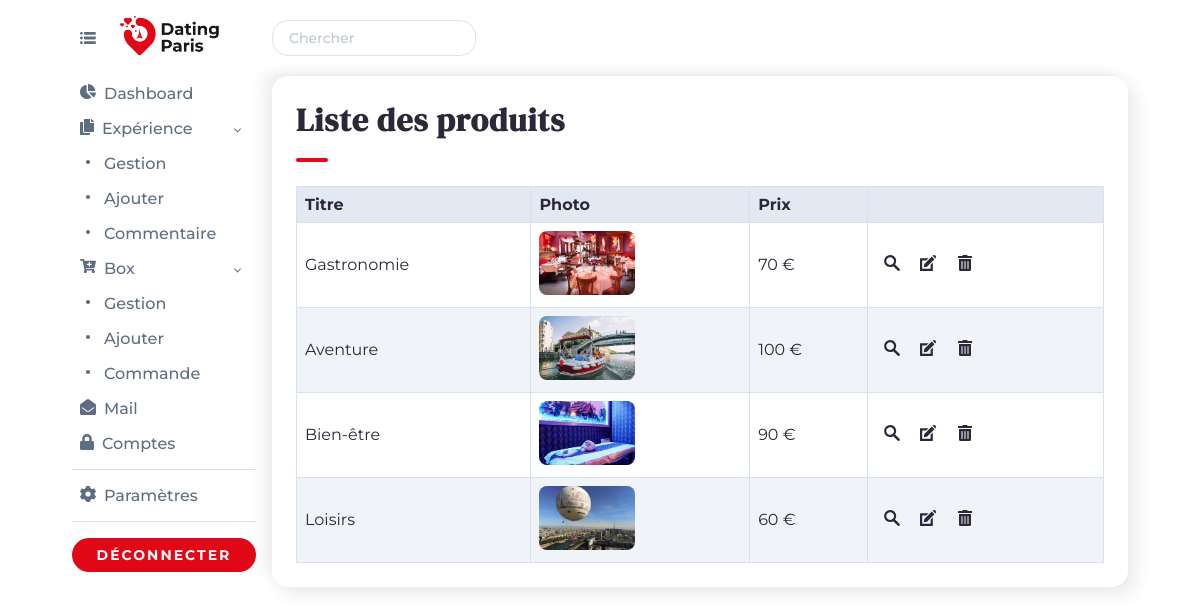
The app's page /admin/gestion-box (signed in), older data.
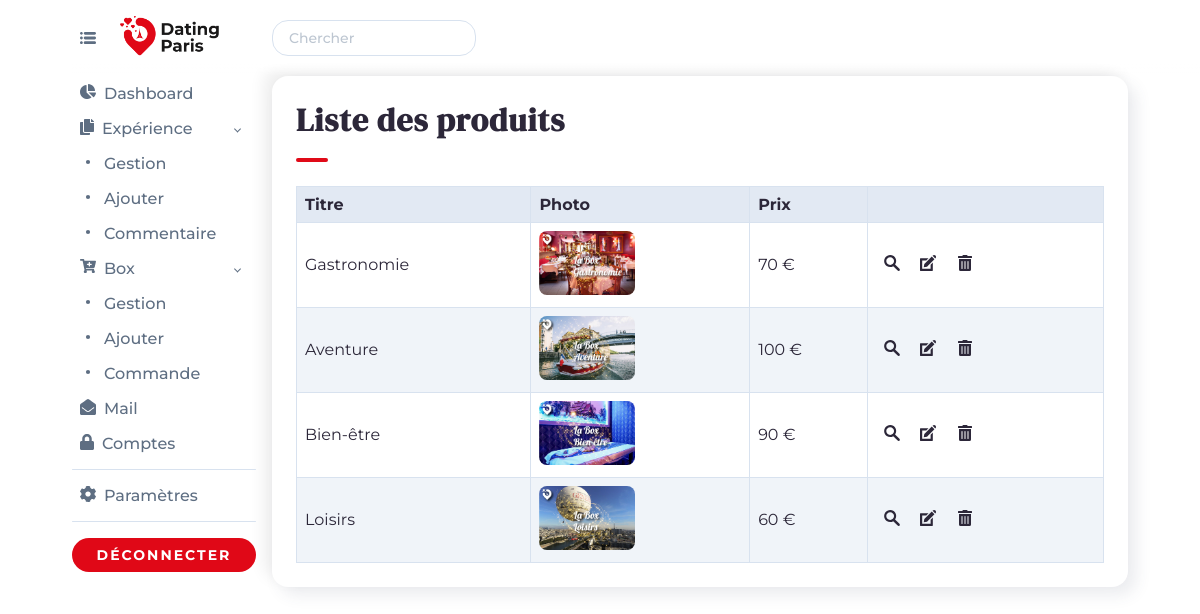
The same page, newer data.
### tables this page shows
CREATE TABLE `produit` (
  `id_produit` int(11) NOT NULL,
  `titre` varchar(255) NOT NULL,
  `description` text NOT NULL,
  `photo` varchar(255) NOT NULL,
  `prix` float NOT NULL,
  `stock` int(11) NOT NULL
);

### admin/gestion-box.php (the view, shortened to what this page needs)
<?php
require_once("../include/init.php");
$pdo_statement = $pdo_object->prepare("SELECT * FROM produit");
$pdo_statement->execute();
require_once("../include/header-admin.php");
?>
                <div class="block_admin_davy">
                    <h1 class="h1_moyen_davy">Liste des produits</h1>
                    <hr class="anime_scroll_davy">
                    <div class="table_responsive_davy">
                        <table>
                            <thead>
                                <tr>
                                    <th>Titre</th>
                                    <th>Photo</th>
                                    <th>Prix</th>
                                    <th></th>
                                </tr>
                            </thead>
                            <tbody>
                                <?php if ($pdo_statement->rowCount() > 0) : ?>
                                <?php while ($produit_array = $pdo_statement->fetch(PDO::FETCH_ASSOC)) : ?>
                                <tr>
                                    <td><?= $produit_array['titre'] ?></td>
                                    <td><img src="<?= URL ?>/images/<?= $produit_array['photo'] ?>" class="image_admin_davy" alt="<?= $produit_array['photo'] ?>"></td>
                                    <td><?= $produit_array['prix'] ?> €</td>
                                    <td>
                                        <a href="<?= URL ?>/box=<?= $produit_array['id_produit'] ?>" title="Voir">
                                        </a>
                                        <a href="<?= URL ?>/admin/modifier-box?id=<?= $produit_array['id_produit'] ?>" title="Modifier">
                                        </a>
                                        <a href="<?= URL ?>/admin/gestion-box?supprimer=<?= $produit_array['id_produit'] ?>" onclick="return(confirm('Souhaitez-vous supprimer ?'))" title="Supprimer">
                                        </a>
                                    </td>
                                </tr>
                                <?php endwhile; ?>
                                <?php else : ?>
                                <tr>
                                    <td colspan="6" class="text_center_davy">Aucun produit</td>
                                </tr>
                                <?php endif; ?>
                            </tbody>
                        </table>
                    </div>
                </div>
<?php
require_once("../include/footer-admin.php");
?>

### include/header-admin.php (shortened to what this page needs)
<!DOCTYPE html>
<html lang="fr">
    <head>
        <link rel="stylesheet" href="<?= URL ?>/include/css/style_nav_mobile.css">
        <link rel="stylesheet" href="<?= URL ?>/include/css/style_bootstrap-grid.min.css">
        <link rel="stylesheet" href="<?= URL ?>/include/css/style_bouton.css">
        <link rel="stylesheet" href="<?= URL ?>/include/css/style.css">
        <link rel="stylesheet" href="<?= URL ?>/include/css/style_admin.css">
    </head>
    <body class="body_admin_davy">
        <div class="container">
            <div class="header_sidebar_admin_davy py-3 fixed_top_davy">
                <a href="<?= URL ?>" title="Accueil" class="ms-3">
                    <img class="nav_icon_logo_admin_davy" src="<?= URL ?>/images/logo-dating-paris-min.png" alt="Logo">
                </a>
            </div>
            <div class="header_main_admin_davy py-3 fixed_top_davy">
                <form method="post" class="chercher_admin_davy">
                    <input type="text" id="chercher" name="chercher" placeholder="Chercher">
                </form>
            </div>
        </div>
        <div class="container">
            <div class="sidebar_admin_davy mt-5 pe-3 fixed_top_davy">
                <div class="block_accordion_davy">
                    <a href="<?= URL ?>/admin/dashboard" title="Dashboard">
                        <button class="accordion_davy"> <span class="lien_panel_davy">Dashboard</span></button>
                    </a>
                </div>
                <div class="block_accordion_davy">
                    <button class="accordion_davy fleche_accordion_davy"> <span class="lien_panel_davy">Expérience</span></button>
                </div>
                <div class="panel_davy">
                    <a href="<?= URL ?>/admin/gestion-experiences" title="Gestion expériences"><svg version="1.1" xmlns="http://www.w3.org/2000/svg" xmlns:xlink="http://www.w3.org/1999/xlink" x="0px" y="0px" viewBox="0 0 500 500" style="enable-background:new 0 0 500 500;" xml:space="preserve" class="icon_admin"><circle fill="currentColor" cx="250" cy="250" r="65"/></svg> <span class="lien_panel_davy">Gestion</span></a>
                    <a href="<?= URL ?>/admin/ajouter-experience" title="Ajouter expérience"><svg version="1.1" xmlns="http://www.w3.org/2000/svg" xmlns:xlink="http://www.w3.org/1999/xlink" x="0px" y="0px" viewBox="0 0 500 500" style="enable-background:new 0 0 500 500;" xml:space="preserve" class="icon_admin"><circle fill="currentColor" cx="250" cy="250" r="65"/></svg> <span class="lien_panel_davy">Ajouter</span></a>
                    <a href="<?= URL ?>/admin/gestion-commentaires" title="Gestion commentaires"><svg version="1.1" xmlns="http://www.w3.org/2000/svg" xmlns:xlink="http://www.w3.org/1999/xlink" x="0px" y="0px" viewBox="0 0 500 500" style="enable-background:new 0 0 500 500;" xml:space="preserve" class="icon_admin"><circle fill="currentColor" cx="250" cy="250" r="65"/></svg> <span class="lien_panel_davy">Commentaire</span></a>
                </div>
                <div class="block_accordion_davy">
                    <button class="accordion_davy fleche_accordion_davy"> <span class="lien_panel_davy">Box</span></button>
                </div>
                <div class="panel_davy">
                    <a href="<?= URL ?>/admin/gestion-box" title="Gestion Box"><svg version="1.1" xmlns="http://www.w3.org/2000/svg" xmlns:xlink="http://www.w3.org/1999/xlink" x="0px" y="0px" viewBox="0 0 500 500" style="enable-background:new 0 0 500 500;" xml:space="preserve" class="icon_admin"><circle fill="currentColor" cx="250" cy="250" r="65"/></svg> <span class="lien_panel_davy">Gestion</span></a>
                    <a href="<?= URL ?>/admin/ajouter-box" title="Ajouter Box"><svg version="1.1" xmlns="http://www.w3.org/2000/svg" xmlns:xlink="http://www.w3.org/1999/xlink" x="0px" y="0px" viewBox="0 0 500 500" style="enable-background:new 0 0 500 500;" xml:space="preserve" class="icon_admin"><circle fill="currentColor" cx="250" cy="250" r="65"/></svg> <span class="lien_panel_davy">Ajouter</span></a>
                    <a href="<?= URL ?>/admin/gestion-commandes" title="Commande"><svg version="1.1" xmlns="http://www.w3.org/2000/svg" xmlns:xlink="http://www.w3.org/1999/xlink" x="0px" y="0px" viewBox="0 0 500 500" style="enable-background:new 0 0 500 500;" xml:space="preserve" class="icon_admin"><circle fill="currentColor" cx="250" cy="250" r="65"/></svg> <span class="lien_panel_davy">Commande</span></a>
                </div>
                <div class="block_accordion_davy">
                    <a href="<?= URL ?>/admin/gestion-mails" title="Mail">
                        <button class="accordion_davy"> <span class="lien_panel_davy">Mail</span></button>
                    </a>
                </div>
                <div class="block_accordion_davy">
                    <a href="<?= URL ?>/admin/gestion-comptes" title="Comptes">
                        <button class="accordion_davy"> <span class="lien_panel_davy">Comptes</span></button>
                    </a>
                </div>
                <hr class="hr_admin_davy">
                <div class="block_accordion_davy">
                    <button class="accordion_davy"> <span class="lien_panel_davy">Paramètres</span></button>
                </div>
                <hr class="hr_admin_davy">
                <form method="post" id="bouton_deconnecter_davy">
                    <a aria-label="Quitter" class="bouton_anim_davy bouton_envoyer block_center_davy width_full_davy" data-text="Déconnecter" title="Déconnecter">
                        <input type="submit" id="deconnexion" name="deconnexion" value="Déconnecter" class="bouton_submit">
                    </a>
                </form>
            </div>
            <div class="main_admin_davy">

### include/footer-admin.php (shortened to what this page needs)
            </div>
        </div>
        <footer>
            <div style="height: 128px;"></div>
        </footer>
    </body>
</html>

### include/css/style_bouton.css (style rules this page uses)
.bouton_anim_davy { color: white; background: #E00817; display: inline-block; position: relative; text-align: center; text-decoration: none; width: 250px; font-size: 14px; font-weight: 700; padding: 8px 0px; border-radius: 32px; }
.bouton_anim_davy:before { content: attr(data-text); text-transform: uppercase; position: absolute; transform: translate(0px, 0px); left: 0; width: 100%; font-size: 14px; letter-spacing: 2px; opacity: 1; transition: 0.25s cubic-bezier(0.5, -1, 0.5, 2); }
.bouton_envoyer { position: relative; }
.bouton_submit { cursor: pointer; color: rgba(0, 0, 0, 0); background: rgba(0, 0, 0, 0); position: absolute; border: none; top: 0; left: 0; height: 100%; width: 100%; }

### include/css/style.css (style rules this page uses)
* { box-sizing: border-box; font-family: 'Montserrat', sans-serif; }
html { scroll-behavior: smooth; }
body { color: #2c2739; margin: 0; }
h1, h2 { font-family: 'DM Serif Display', serif; font-size: 48px; font-weight: 900; letter-spacing: 1px; line-height: 1.3em; margin: 0; }
.h1_moyen_davy, .h2_moyen_davy { font-size: 32px; font-weight: 700; }
p, a { font-size: 16px; }
a { color: #2c2739; text-decoration: none; cursor: pointer; font-weight: 700; }
input, textarea, select, .input_davy { color: #2c2739; border: 1px solid #d8e2ef; font-size: 14px; font-weight: 500; padding: 8px 16px; border-radius: 16px; }
input::placeholder, textarea::placeholder { color: #bdc6d1; font-weight: 500; }
input[type=submit] { cursor: pointer; }
hr { background: #E00A18; border: 0; height: 4px; width: 32px; margin: 16px 0px 24px 0px; border-radius: 32px; }
.hr_admin_davy { background: #d8e2ef; border: 0; height: 1px; width: 100%; margin: 8px 0px; border-radius: 32px; }
table { border-collapse: collapse; width: 100%; }
td, th { border: 1px solid #d8e2ef; text-align: left; padding: 8px; }
tr:nth-child(even) { background-color: #f0f4f9; }
th { background-color: #e2e9f3; }
.table_responsive_davy { width: 100%; overflow-x: auto; }
.width_full_davy { width: 100%; }
.block_center_davy { display: block; margin: 16px auto 24px auto; }
.fixed_top_davy { position: fixed; top: 0; }
.container { width: 90%; }

### include/css/style_admin.css (style rules this page uses)
.block_admin_davy { background: #ffffff; padding: 24px; border-radius: 16px; box-shadow: 8px 8px 16px rgba(59, 65, 94, 0.1), -8px -8px 16px rgba(0, 0, 0, 0.07); }
.nav_icon_logo_admin_davy { height: 40px; }
.image_admin_davy { height: 64px; border-radius: 8px; }
.icon_gestion_admin { min-width: 16px; max-width: 16px; max-height: 16px; margin: 8px; }
.sidebar_admin_davy, .header_sidebar_admin_davy { width: 200px; height: 100vh; overflow: auto; }
.main_admin_davy, .header_main_admin_davy { width: calc(100% - 200px); margin-left: 200px; }
.sidebar_admin_davy, .main_admin_davy { margin-top: 76px; }
.header_sidebar_admin_davy, .header_main_admin_davy { display: flex; align-content: center; align-items: center; background: linear-gradient(white, white, white, white, white, rgba(255, 255, 255, 0)); height: 76px; }
.icon_admin { max-width: 16px; max-height: 16px; margin: 0px 8px; }
.accordion_davy, .panel_davy a { cursor: pointer; color: #5e6e82; background: none; border: none; outline: none; text-align: left; display: flex; align-content: center; padding: 8px 0px; width: 100%; transition: 0.4s; font-weight: 500; font-size: 16px; }
.block_accordion_davy { display: block; position: relative; }
.fleche_accordion_davy:after { content: ''; display: block; position: absolute; border-right: 1px solid #5e6e82; border-bottom: 1px solid #5e6e82; transform: translateY(-50%) rotate(45deg); transition: all 0.2s ease-in-out; top: 50%; right: 16px; height: 4px; width: 4px; }
.bouton_menu_davy { cursor: pointer; color: #5e6e82; width: 16px; height: 16px; margin: 0px 8px; }

Row changes from the older to the newer data that the page shows:
changed produit "Gastronomie": photo: a different picture
changed produit "Aventure": photo: a different picture
changed produit "Bien-être": photo: a different picture
changed produit "Loisirs": photo: a different picture
